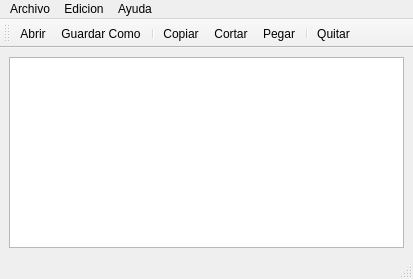
<?xml version="1.0" encoding="UTF-8"?>
<ui version="4.0">
 <class>MainWindow</class>
 <widget class="QMainWindow" name="MainWindow">
  <property name="geometry">
   <rect>
    <x>0</x>
    <y>0</y>
    <width>413</width>
    <height>279</height>
   </rect>
  </property>
  <property name="windowTitle">
   <string>Bloc De Notas</string>
  </property>
  <property name="windowIcon">
   <iconset resource="iconos.qrc">
    <normaloff>:/blocNotas.png</normaloff>:/blocNotas.png</iconset>
  </property>
  <widget class="QWidget" name="centralwidget">
   <layout class="QGridLayout" name="gridLayout">
    <item row="0" column="0">
     <widget class="QTextEdit" name="textEdit"/>
    </item>
   </layout>
  </widget>
  <widget class="QMenuBar" name="menubar">
   <property name="geometry">
    <rect>
     <x>0</x>
     <y>0</y>
     <width>413</width>
     <height>21</height>
    </rect>
   </property>
   <widget class="QMenu" name="menuArchivo">
    <property name="title">
     <string>Archivo</string>
    </property>
    <addaction name="actionAbrir"/>
    <addaction name="actionGuardar_Como"/>
    <addaction name="separator"/>
    <addaction name="actionImprimir"/>
    <addaction name="separator"/>
    <addaction name="actionQuitar"/>
   </widget>
   <widget class="QMenu" name="menuEdicion">
    <property name="title">
     <string>Edicion</string>
    </property>
    <widget class="QMenu" name="menuFuente">
     <property name="title">
      <string>Fuente</string>
     </property>
     <addaction name="actionColor"/>
     <addaction name="actionTipo"/>
    </widget>
    <widget class="QMenu" name="menuFondo">
     <property name="title">
      <string>Fondo</string>
     </property>
     <addaction name="actionColorFondo"/>
    </widget>
    <addaction name="actionCopiar"/>
    <addaction name="actionCortar"/>
    <addaction name="actionPegar"/>
    <addaction name="separator"/>
    <addaction name="menuFuente"/>
    <addaction name="menuFondo"/>
   </widget>
   <widget class="QMenu" name="menuAyuda">
    <property name="title">
     <string>Ayuda</string>
    </property>
    <addaction name="actionAcerca_de"/>
    <addaction name="actionAcerca_de_Qt"/>
   </widget>
   <addaction name="menuArchivo"/>
   <addaction name="menuEdicion"/>
   <addaction name="menuAyuda"/>
  </widget>
  <widget class="QStatusBar" name="statusbar"/>
  <widget class="QToolBar" name="toolBar">
   <property name="windowTitle">
    <string>Herramientas</string>
   </property>
   <attribute name="toolBarArea">
    <enum>TopToolBarArea</enum>
   </attribute>
   <attribute name="toolBarBreak">
    <bool>false</bool>
   </attribute>
   <addaction name="actionAbrir"/>
   <addaction name="actionGuardar_Como"/>
   <addaction name="separator"/>
   <addaction name="actionCopiar"/>
   <addaction name="actionCortar"/>
   <addaction name="actionPegar"/>
   <addaction name="separator"/>
   <addaction name="actionQuitar"/>
  </widget>
  <action name="actionAbrir">
   <property name="icon">
    <iconset resource="iconos.qrc">
     <normaloff>:/abrir.png</normaloff>:/abrir.png</iconset>
   </property>
   <property name="text">
    <string>Abrir</string>
   </property>
   <property name="shortcut">
    <string>Ctrl+A</string>
   </property>
  </action>
  <action name="actionGuardar_Como">
   <property name="icon">
    <iconset resource="iconos.qrc">
     <normaloff>:/guardar.png</normaloff>:/guardar.png</iconset>
   </property>
   <property name="text">
    <string>Guardar Como</string>
   </property>
   <property name="shortcut">
    <string>Ctrl+G</string>
   </property>
  </action>
  <action name="actionQuitar">
   <property name="icon">
    <iconset resource="iconos.qrc">
     <normaloff>:/quitar.png</normaloff>:/quitar.png</iconset>
   </property>
   <property name="text">
    <string>Quitar</string>
   </property>
   <property name="shortcut">
    <string>Ctrl+Q</string>
   </property>
  </action>
  <action name="actionCopiar">
   <property name="icon">
    <iconset resource="iconos.qrc">
     <normaloff>:/copiar.png</normaloff>:/copiar.png</iconset>
   </property>
   <property name="text">
    <string>Copiar</string>
   </property>
   <property name="shortcut">
    <string>Ctrl+C</string>
   </property>
  </action>
  <action name="actionCortar">
   <property name="icon">
    <iconset resource="iconos.qrc">
     <normaloff>:/cortar.png</normaloff>:/cortar.png</iconset>
   </property>
   <property name="text">
    <string>Cortar</string>
   </property>
   <property name="shortcut">
    <string>Ctrl+X</string>
   </property>
  </action>
  <action name="actionPegar">
   <property name="icon">
    <iconset resource="iconos.qrc">
     <normaloff>:/pegar.png</normaloff>:/pegar.png</iconset>
   </property>
   <property name="text">
    <string>Pegar</string>
   </property>
   <property name="shortcut">
    <string>Ctrl+V</string>
   </property>
  </action>
  <action name="actionAcerca_de">
   <property name="text">
    <string>Acerca de</string>
   </property>
  </action>
  <action name="actionAcerca_de_Qt">
   <property name="text">
    <string>Acerca de Qt</string>
   </property>
  </action>
  <action name="actionColor">
   <property name="text">
    <string>Color</string>
   </property>
  </action>
  <action name="actionTipo">
   <property name="text">
    <string>Tipo</string>
   </property>
  </action>
  <action name="actionColorFondo">
   <property name="text">
    <string>Color</string>
   </property>
  </action>
  <action name="actionImprimir">
   <property name="text">
    <string>Imprimir</string>
   </property>
  </action>
 </widget>
 <resources>
  <include location="iconos.qrc"/>
 </resources>
 <connections/>
</ui>
